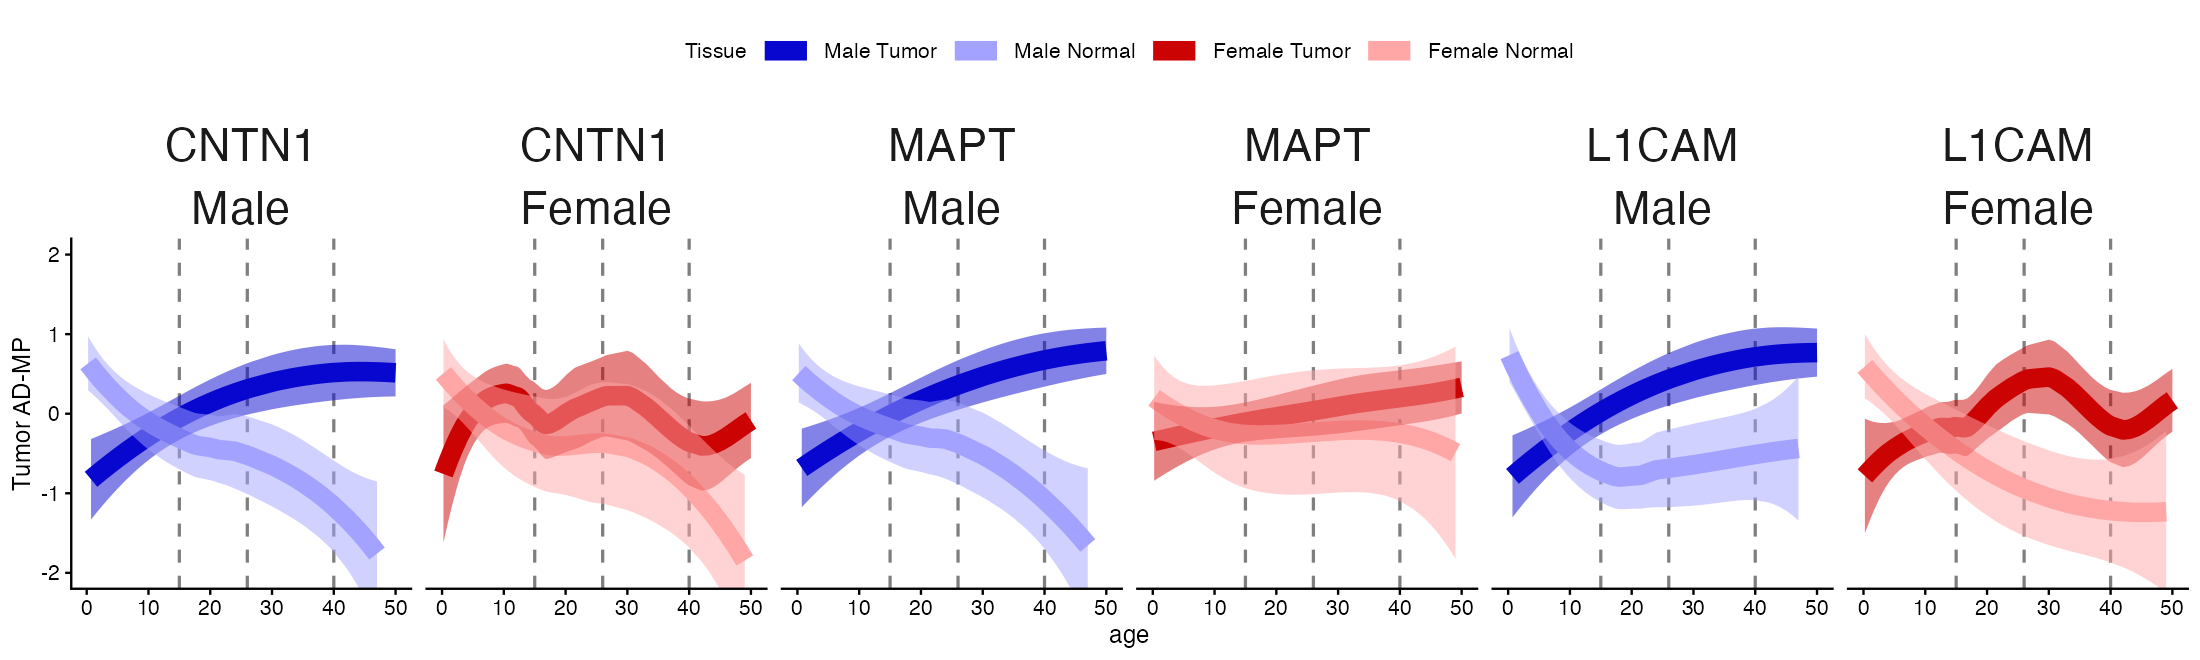

Here is the R script that generated this plot:
#!/usr/bin/env Rscript
# Author: Nicole Tignor
# Affiliation: Icahn School of Medicine at Mount Sinai

# Reproduce the Figure 2C protein normal/tumor trajectory panel using temporalCPSA.
#
# Inputs:
# - Tumor protein matrix: ../data/cDisc_proteome_imputed_data_09152023.tsv
# - Clinical metadata: ../data/STable1.xlsx sheet ClinicalTable
# - Normal reference data: temporalCPSA package extdata normal_reference.rds
#
# Output:
# - Figure2C_protein_curveplot.pdf
# - Figure2C_protein_curveplot.png

if (requireNamespace("temporalCPSA", quietly = TRUE)) {
  library(temporalCPSA)
} else {
  stop("Install temporalCPSA before running this script.", call. = FALSE)
}

required_packages <- c("ggplot2")
missing_packages <- required_packages[
  !vapply(required_packages, requireNamespace, logical(1), quietly = TRUE)
]
if (length(missing_packages) > 0) {
  stop("Missing package(s): ", paste(missing_packages, collapse = ", "), call. = FALSE)
}

data_dir <- "../data"
genes <- c("CNTN1", "MAPT", "L1CAM")
script_file <- sub("^--file=", "", grep("^--file=", commandArgs(FALSE), value = TRUE)[1])
script_dir <- if (!is.na(script_file)) dirname(normalizePath(script_file, mustWork = TRUE)) else getwd()
output_dir <- file.path(script_dir, "output")
dir.create(output_dir, showWarnings = FALSE, recursive = TRUE)
output_pdf <- file.path(output_dir, "Figure2C_protein_curveplot.pdf")
output_png <- file.path(output_dir, "Figure2C_protein_curveplot.png")

# Figure 2C used the adaptive-span protein_tadj50 run in the original code.
# These are the feature/sex/tissue-specific spans stored in
# protein_tadj50_list.RData for CNTN1, MAPT, and L1CAM. Keeping these spans
# explicit is necessary for numerical equivalence with tn_df$value/low/hi.
figure2c_spans <- data.frame(
  feature = rep(genes, each = 4),
  sex = rep(c("Male", "Male", "Female", "Female"), times = length(genes)),
  tissue = rep(c("Normal", "Tumor", "Normal", "Tumor"), times = length(genes)),
  span = c(
    1.0, 1.3, 1.0, 0.5,
    1.1, 1.7, 1.3, 1.3,
    1.0, 1.3, 1.4, 0.5
  ),
  stringsAsFactors = FALSE
)

message("Loading clinical data...")
clinical_raw <- temporalCPSA::ageTMP_load_clinical(data_dir)
clinical <- data.frame(
  id = temporalCPSA::ageTMP_normalize_sample_ids(clinical_raw$id),
  age = clinical_raw$cDisc_age,
  sex = clinical_raw$cDisc_Gender,
  age_class = clinical_raw$cDisc_age_class_name_derived,
  stringsAsFactors = FALSE
)

message("Loading and collapsing public tumor protein data...")
protein_raw <- temporalCPSA::ageTMP_load_molecular(data_dir, modality = "protein")
protein <- temporalCPSA::ageTMP_split_annotation_matrix(
  protein_raw,
  annotation_cols = 1:4,
  row_id = "ApprovedGeneSymbol"
)
tumor_protein <- temporalCPSA::ageTMP_collapse_matrix_by_feature(
  protein$matrix,
  protein$annotation$ApprovedGeneSymbol
)

# Match proteo_tadj50.R: fit trajectories using tumor samples up to
# age.cut2 = 80. The public data include one extra male sample, C3N-02255
# at age 88, which was not part of the original protein_tadj50_list.RData fit.
fit_ids <- clinical$id[!is.na(clinical$age) & clinical$age <= 80]
tumor_protein <- tumor_protein[, intersect(colnames(tumor_protein), fit_ids), drop = FALSE]
clinical <- clinical[clinical$id %in% colnames(tumor_protein), , drop = FALSE]

message("Loading package normal reference data...")
normal_reference <- temporalCPSA::ageTMP_load_normal_reference()
normal_protein <- normal_reference$protein$matrix
normal_metadata <- normal_reference$protein$sample_metadata

# Match get_tn_df.R: tn.df curves are evaluated at all tumor sample ages
# <= 50. The male and female models are sex-stratified, but both are predicted
# on this common age support.
prediction_ages <- sort(clinical$age[
  clinical$id %in% colnames(tumor_protein) &
    !is.na(clinical$age) &
    clinical$age <= 50
])

message("Fitting normal/tumor trajectory comparison...")
trajectory <- temporalCPSA::ageTMP_compare_normal_tumor_trajectory(
  tumor_mat = tumor_protein,
  tumor_metadata = clinical,
  normal_mat = normal_protein,
  normal_metadata = normal_metadata,
  features = genes,
  tumor_sample_col = "id",
  tumor_age_col = "age",
  tumor_sex_col = "sex",
  normal_sample_col = "ID",
  normal_age_col = "Age",
  normal_sex_col = "Gender",
  normal_covariates = c("pH", "PMI", "Ethnicity"),
  center_age_range = c(0, 50),
  span = figure2c_spans,
  prediction_ages = prediction_ages
)

trajectory <- trajectory[!is.na(trajectory$fit), , drop = FALSE]
trajectory$feature <- factor(trajectory$feature, levels = genes)
trajectory$sex <- factor(trajectory$sex, levels = c("Male", "Female"))
trajectory$tissue <- factor(trajectory$tissue, levels = c("Tumor", "Normal"))
trajectory$trajectory_group <- factor(
  paste(trajectory$sex, trajectory$tissue),
  levels = c("Male Tumor", "Male Normal", "Female Tumor", "Female Normal")
)

plot_lines <- trajectory[order(trajectory$feature, trajectory$sex, trajectory$tissue, trajectory$age), ]

# Match the tumor/normal sex-specific palette used in code_dump/tn_boxplot.R.
trajectory_colors <- c(
  "Male Tumor" = "#0707CF",
  "Male Normal" = "#A3A3FF",
  "Female Tumor" = "#CC0303",
  "Female Normal" = "#FFA7A7"
)

figure2c <- ggplot2::ggplot(
  plot_lines,
  ggplot2::aes(
    x = age,
    y = fit,
    group = interaction(trajectory_group, feature),
    color = trajectory_group,
    fill = trajectory_group
  )
) +
  ggplot2::geom_vline(
    xintercept = c(15, 26, 40),
    linetype = "dashed",
    linewidth = 0.5,
    color = "grey50"
  ) +
  ggplot2::geom_line(linewidth = 3) +
  ggplot2::geom_ribbon(
    ggplot2::aes(ymin = ci_lower, ymax = ci_upper),
    alpha = 0.5,
    color = NA
  ) +
  ggplot2::facet_grid(. ~ feature + sex, scales = "free", drop = TRUE) +
  ggplot2::coord_cartesian(xlim = c(0, 50), ylim = c(-2, 2)) +
  ggplot2::scale_x_continuous(breaks = seq(0, 50, by = 10)) +
  ggplot2::scale_color_manual(values = trajectory_colors, drop = FALSE) +
  ggplot2::scale_fill_manual(values = trajectory_colors, drop = FALSE) +
  ggplot2::labs(
    x = "age",
    y = "Tumor AD-MP",
    color = "Tissue",
    fill = "Tissue"
  ) +
  ggplot2::guides(fill = "none") +
  ggplot2::theme_classic(base_size = 8) +
  ggplot2::theme(
    strip.background = ggplot2::element_blank(),
    strip.text = ggplot2::element_text(size = 15),
    panel.grid.major = ggplot2::element_blank(),
    panel.grid.minor = ggplot2::element_blank(),
    legend.position = "top",
    legend.title = ggplot2::element_text(size = 7),
    legend.text = ggplot2::element_text(size = 7),
    axis.text = ggplot2::element_text(size = 7),
    axis.title = ggplot2::element_text(size = 8),
    panel.spacing.x = grid::unit(1.8, "mm")
  )

ggplot2::ggsave(output_pdf, figure2c, width = 10, height = 3, units = "in")
ggplot2::ggsave(output_png, figure2c, width = 10, height = 3, units = "in", dpi = 220)

message("Saved ", output_pdf)
message("Saved ", output_png)
